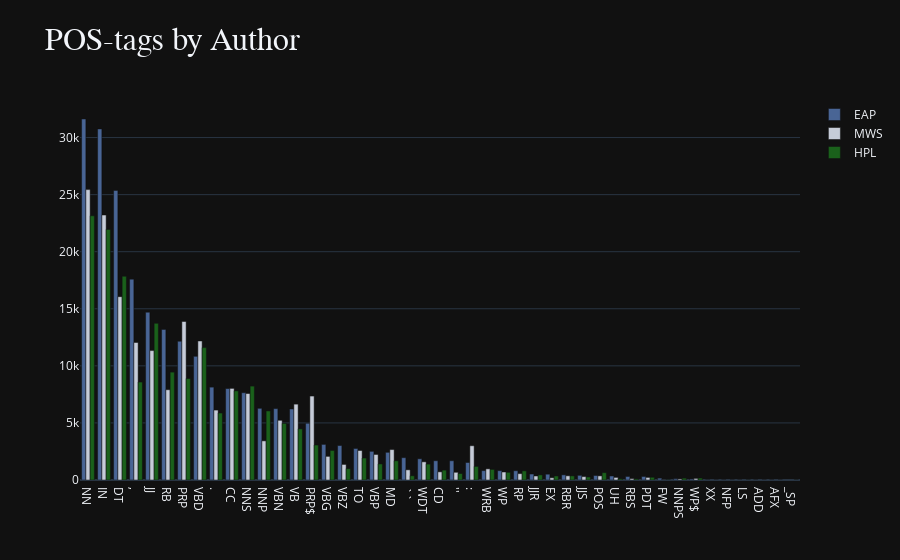

Notebook cell for this chart:
### Code cell
eap_df = pd.Series(pos_tags['EAP']).value_counts()
mws_df = pd.Series(pos_tags['MWS']).value_counts()
hpl_df = pd.Series(pos_tags['HPL']).value_counts()

fig = go.Figure()

fig.add_trace(go.Bar(
    x=eap_df.index,
    y=eap_df.values,
    name='EAP',
    marker_color="#496595",
))

fig.add_trace(go.Bar(
    x=mws_df.index,
    y=mws_df.values,
    name='MWS',
    marker_color="#c6ccd8",
))

fig.add_trace(go.Bar(
    x=hpl_df.index,
    y=hpl_df.values,
    name='HPL',
    marker_color="#1a611b",
))


fig.update_layout(
    title='<span style="font-size:32px; font-family:Times New Roman">POS-tags by Author</span>'
)

fig.show()

### Figure 1 — Plotly figure (JSON) as saved in the notebook; plotly's stock layout.template omitted (floating-point values rounded to 4 significant figures)
{"data": [{"marker": {"color": "#496595"}, "name": "EAP", "x": ["NN", "IN", "DT", ",", "JJ", "RB", "PRP", "VBD", ".", "CC", "NNS", "NNP", "VBN", "VB", "PRP$", "VBG", "VBZ", "TO", "VBP", "MD", "``", "WDT", "CD", "''", ":", "WRB", "WP", "RP", "JJR", "EX", "RBR", "JJS", "POS", "UH", "RBS", "PDT", "FW", "NNPS", "WP$", "XX", "NFP", "LS", "ADD", "AFX"], "y": [31626, 30757, 25373, 17597, 14702, 13194, 12159, 10836, 8135, 8012, 7647, 6280, 6253, 6222, 4971, 3118, 3019, 2762, 2511, 2425, 1955, 1859, 1688, 1687, 1532, 822, 818, 812, 522, 509, 451, 408, 394, 350, 310, 309, 164, 116, 92, 11, 3, 2, 1, 1], "type": "bar"}, {"marker": {"color": "#c6ccd8"}, "name": "MWS", "x": ["NN", "IN", "DT", "PRP", "VBD", ",", "JJ", "CC", "RB", "NNS", "PRP$", "VB", ".", "VBN", "NNP", ":", "MD", "TO", "VBP", "VBG", "WDT", "VBZ", "WRB", "``", "CD", "WP", "''", "RP", "RBR", "POS", "JJR", "JJS", "PDT", "UH", "EX", "WP$", "RBS", "NNPS", "FW"], "y": [25439, 23212, 16062, 13889, 12181, 12046, 11337, 8026, 7909, 7575, 7355, 6646, 6126, 5229, 3429, 3000, 2665, 2583, 2237, 2071, 1592, 1363, 976, 892, 714, 699, 675, 556, 366, 360, 351, 298, 226, 226, 195, 139, 120, 94, 11], "type": "bar"}, {"marker": {"color": "#1a611b"}, "name": "HPL", "x": ["NN", "IN", "DT", "JJ", "VBD", "RB", "PRP", ",", "NNS", "CC", "NNP", ".", "VBN", "VB", "PRP$", "VBG", "TO", "MD", "VBP", "WDT", ":", "VBZ", "WRB", "CD", "RP", "WP", "POS", "''", "JJR", "``", "RBR", "EX", "JJS", "PDT", "WP$", "NNPS", "UH", "RBS", "FW", "LS", "_SP", "XX", "NFP", "ADD", "AFX"], "y": [23146, 21954, 17849, 13725, 11598, 9451, 8888, 8581, 8226, 7809, 6048, 5866, 4957, 4479, 3063, 2590, 1925, 1682, 1407, 1393, 1191, 993, 927, 865, 801, 674, 641, 568, 448, 370, 360, 350, 264, 238, 170, 163, 107, 99, 16, 7, 6, 3, 2, 2, 1], "type": "bar"}], "layout": {"title": {"text": "<span style=\"font-size:32px; font-family:Times New Roman\">POS-tags by Author</span>"}}}
